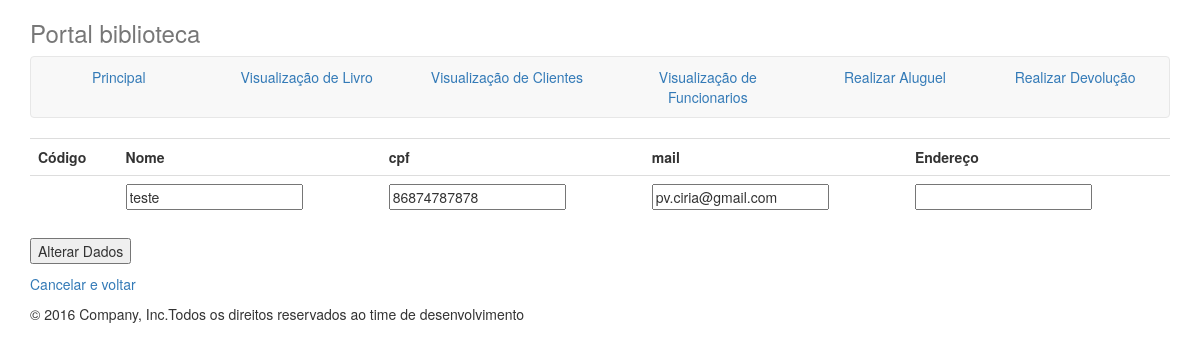
Before: /trafegoDados/alteraFuncionario.php?cod=2 with the older database file.
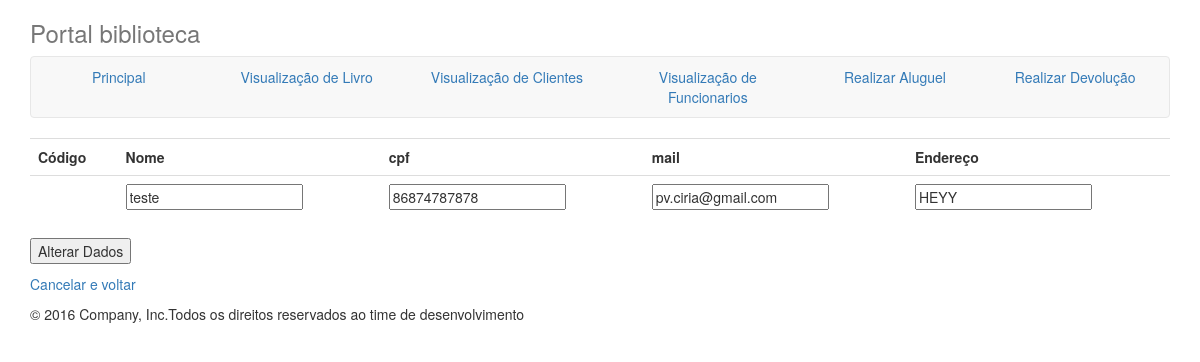
After: the same page with the newer database file.
### tables this page shows
CREATE TABLE IF NOT EXISTS `employee` (
  `name` varchar(100) NOT NULL,
  `phone` varchar(100) NOT NULL,
  `mail` varchar(100) NOT NULL,
  `cpf` varchar(100) NOT NULL,
  `address` varchar(100) NOT NULL,
  `id` bigint(20) unsigned NOT NULL AUTO_INCREMENT,
  UNIQUE KEY `id` (`id`)
);

### trafegoDados/alteraFuncionario.php (the view, shortened to what this page needs)
<!doctype html>
<html>
<head>
<link rel="stylesheet" href="../css/bootstrap.css">
</head>
<body>
<div class="container">
      <div class="masthead">
        <h3 class="text-muted">Portal biblioteca</h3>
        <nav class="navbar navbar-default">
          <ul class="nav nav-justified">
			<li class="active"><a href="../index.php">Principal</a></li>
            <li><a href="../visualizacao/visualizacaoLivro.php">Visualização de Livro</a></li>
            <li><a href="../visualizacao/visualizacaoCliente.php">Visualização de Clientes</a></li>
            <li><a href="../visualizacao/visualizacaoFuncionario.php">Visualização de Funcionarios</a></li>
            <li><a href="../cadastro/aluguel.php">Realizar Aluguel</a></li>
			<li><a href="../cadastro/devolucao.php">Realizar Devolução</a></li>
          </ul>
        </nav>
      </div>
      <div>
<?php
	$cod=$_GET['cod'];
	$resultado1=mysql_query("Select * from employee where id = '$cod'") or die ("Não é possível retornar dados do Funcioanrio!");
	$linha=mysql_fetch_array($resultado1);
	$id=$linha["id"];
	$name=$linha["name"];
	$cpf=$linha ["cpf"];
	$mail=$linha ["mail"];
	$address=$linha ["address"];
?>
<form action="confirmaAlteraracaoFuncionario.php" method="get">
	<table class='display table' width='90%'>
			<tr><td><b>Código</td>
			<td><b>Nome</td>
			<td><b>cpf</td>
			<td><b>mail</td>
			<td><b>Endereço</td>
			<tr><td><input type="hidden" name="id_alter" value="<?php print($id)?>"></td>
			<td><input type="text" name="name_alter" value="<?php print($name)?>"></td>
			<td><input type="text" name="cpf_alter" value="<?php print($cpf)?>"></td>
			<td><input type="text" name="mail_alter" value="<?php print($mail)?>"></td>
			<td><input type="text" name="address_alter" value="<?php print($address)?>"></td>
			</table></center>
<p><input type="submit" value="Alterar Dados">
</form>
<p><a href="../visualizacao/visualizacaoFuncionario.php">Cancelar e voltar</a>
 </div>
      <footer class="footer">
        <p>&copy; 2016 Company, Inc.Todos os direitos reservados ao time de desenvolvimento</p>
      </footer>
    </div>
</body>
</html>

Changed rows visible on the page:
changed employee "teste": address_alter (not shown) → "HEYY"
